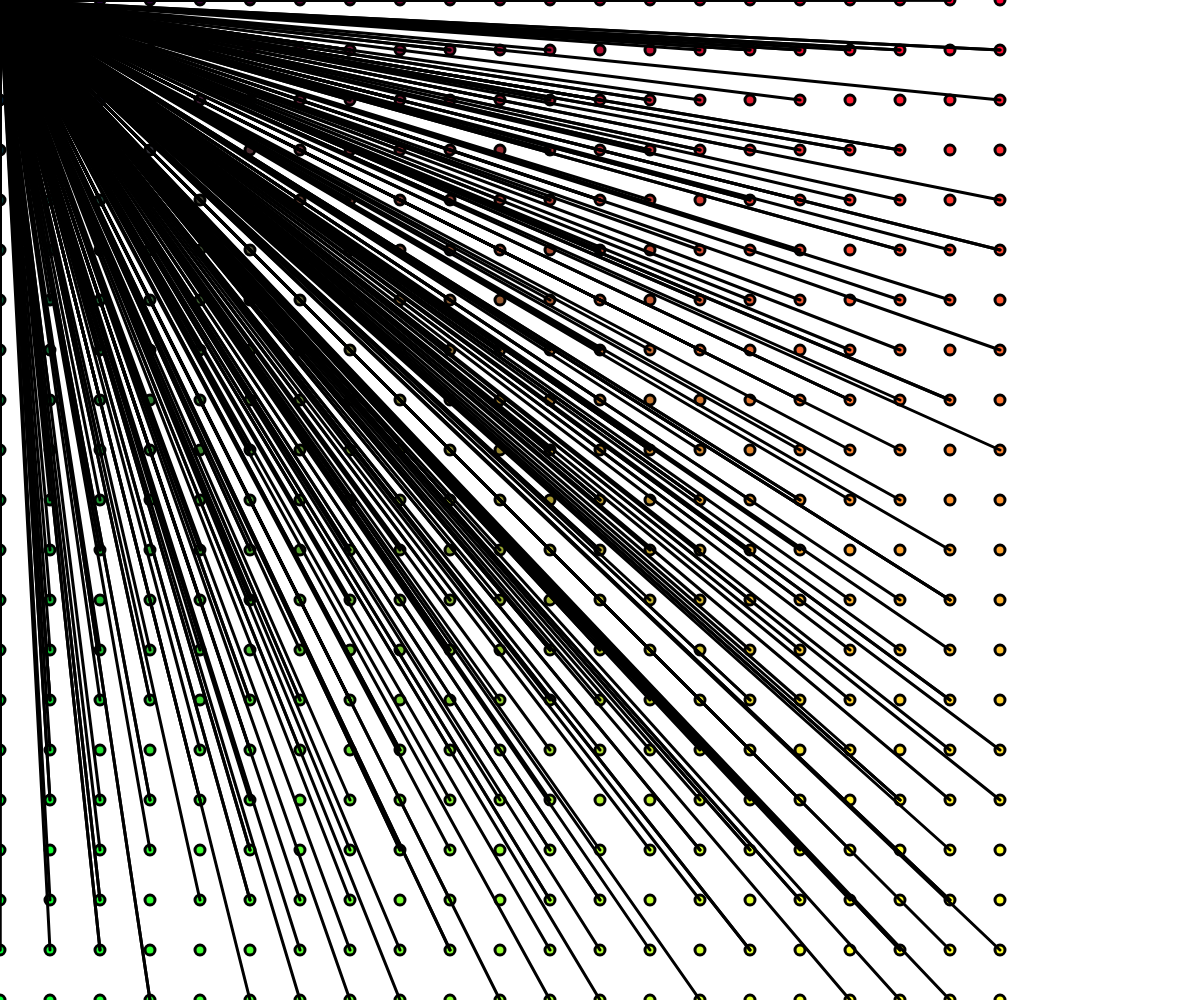
Frame 1 (no input)
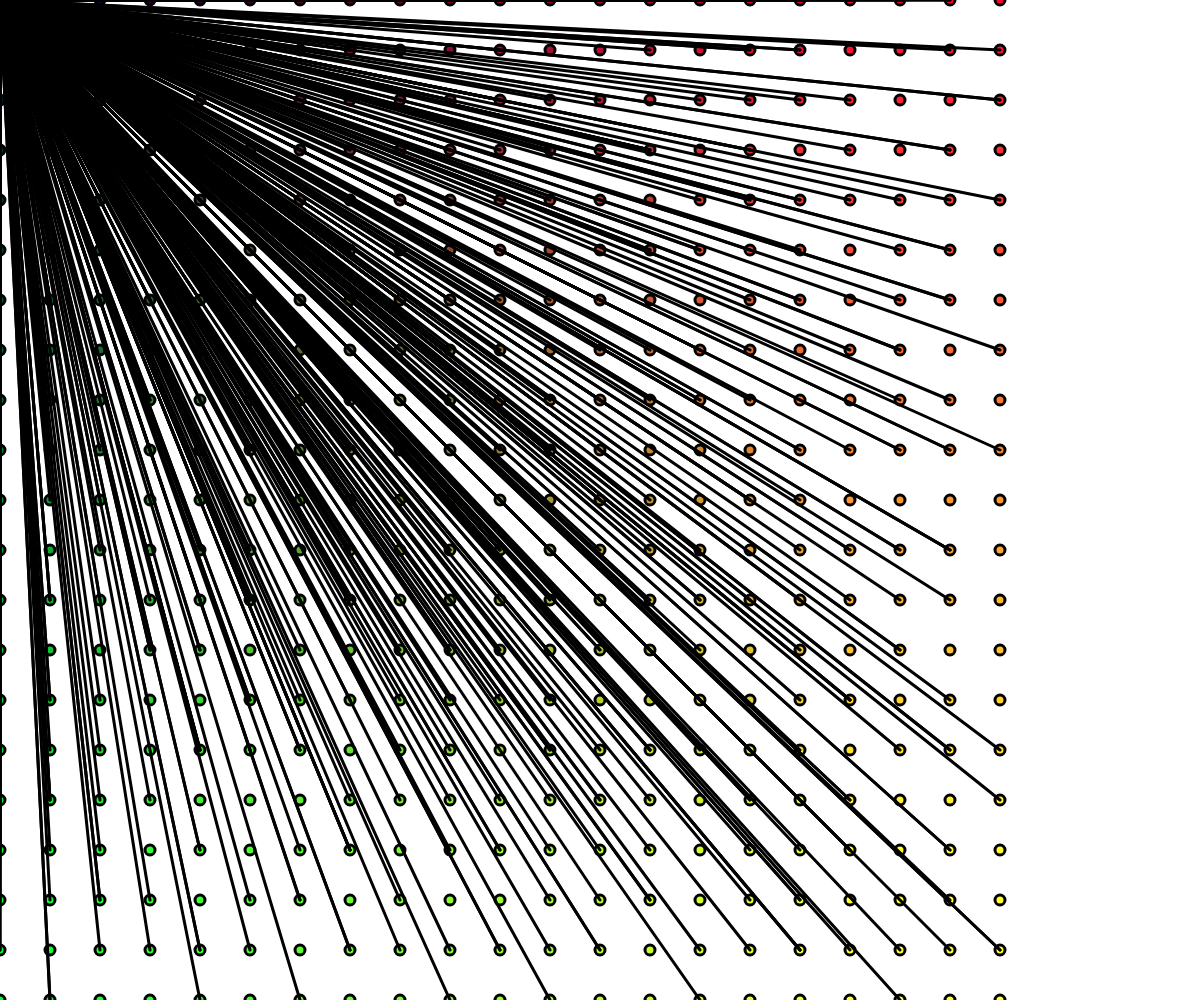
Frame 60 (no input)
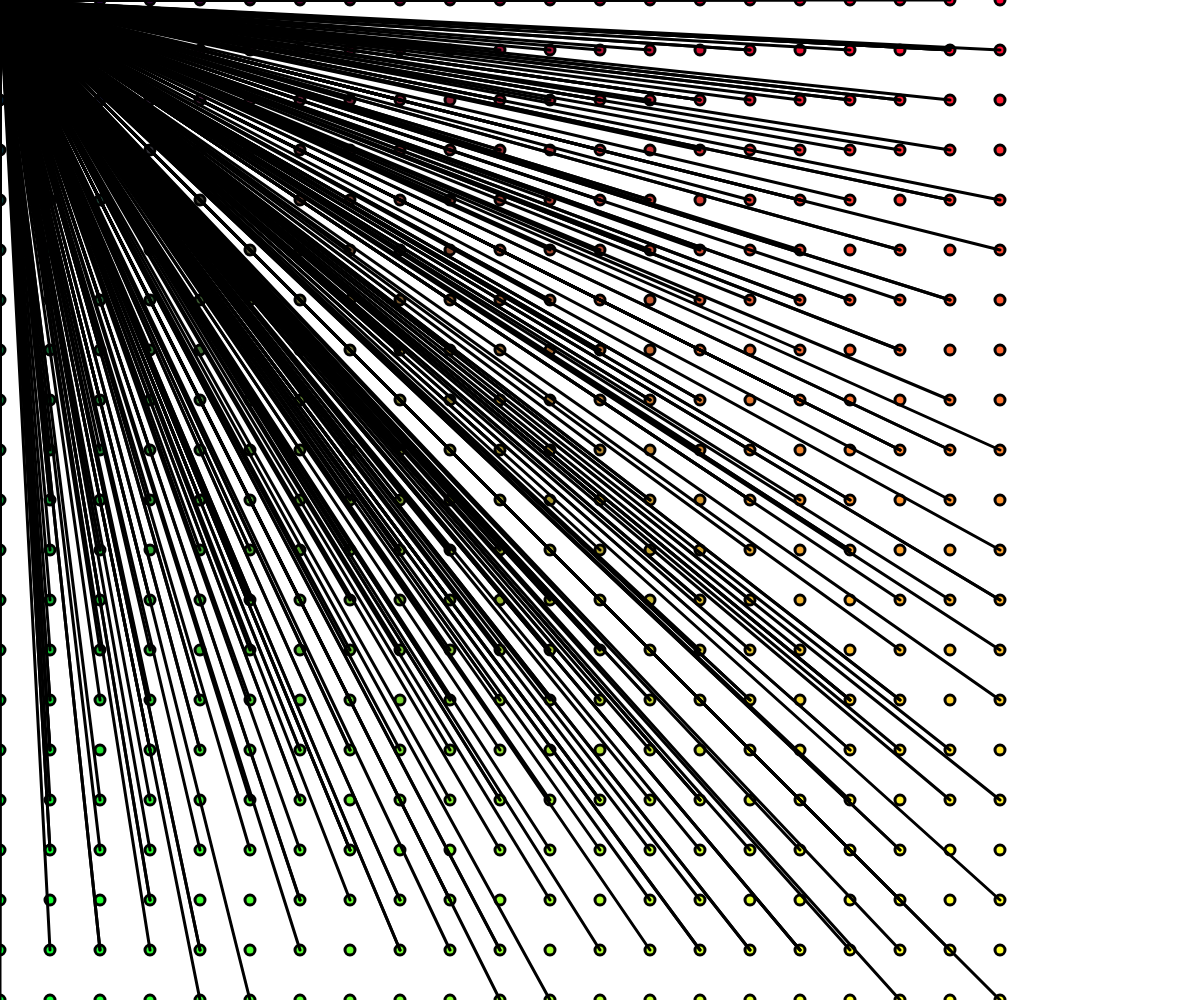
Frame 120 (the mouse pressed at the canvas centre since frame 60)

The p5.js sketch that drew these frames (run headless with seeded random() and noise() and a simulated clock; from frame 60 on, the mouse is pressed at the canvas centre):

// p5.js sketch
// ── sketch.js

// while(counter<=10){
// console.log(counter);
// counter++;
// }

var counter = 0;

do{
console.log(counter);
counter++;
}

while(counter<10);






function setup(){
	createCanvas( windowWidth, windowHeight );
}



function draw() {

	background(255);
	//noStroke();

	for (var x=0;x<=20;x++){
		for(var y=0;y<=20;y++){
			fill(x*15,y*15,50);
			ellipse( x*50, y*50, 10, 10);
			strokeWeight(3);
			line((x + randomInt(-1,1)) * 50,(y + randomInt(-1,1)) * 50,0,0);
	}
}


}


function randomInt(min,max){
	min = Math.ceil(min);
	max = Math.floor(max);
	return Math.floor(Math.random() * (max-min)) +min;
}
